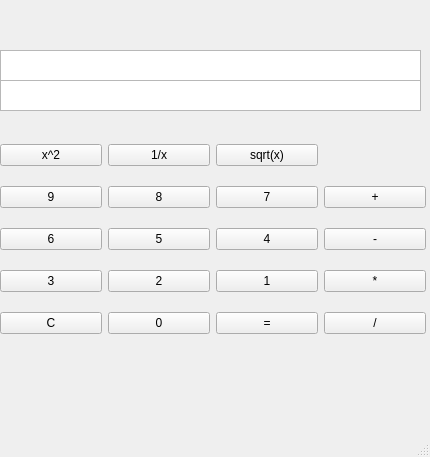
<?xml version="1.0" encoding="UTF-8"?>
<ui version="4.0">
 <class>MainWindow</class>
 <widget class="QMainWindow" name="MainWindow">
  <property name="geometry">
   <rect>
    <x>0</x>
    <y>0</y>
    <width>430</width>
    <height>457</height>
   </rect>
  </property>
  <property name="windowTitle">
   <string>MainWindow</string>
  </property>
  <widget class="QWidget" name="centralwidget">
   <widget class="QWidget" name="gridLayoutWidget">
    <property name="geometry">
     <rect>
      <x>0</x>
      <y>130</y>
      <width>426</width>
      <height>221</height>
     </rect>
    </property>
    <layout class="QGridLayout" name="gridLayout">
     <item row="1" column="0">
      <widget class="QPushButton" name="but_9">
       <property name="text">
        <string>9</string>
       </property>
      </widget>
     </item>
     <item row="3" column="4">
      <widget class="QPushButton" name="but_mp">
       <property name="text">
        <string>*</string>
       </property>
      </widget>
     </item>
     <item row="2" column="2">
      <widget class="QPushButton" name="but_5">
       <property name="text">
        <string>5</string>
       </property>
      </widget>
     </item>
     <item row="2" column="4">
      <widget class="QPushButton" name="but_m">
       <property name="text">
        <string>-</string>
       </property>
      </widget>
     </item>
     <item row="1" column="3">
      <widget class="QPushButton" name="but_7">
       <property name="text">
        <string>7</string>
       </property>
      </widget>
     </item>
     <item row="4" column="4">
      <widget class="QPushButton" name="but_div">
       <property name="text">
        <string>/</string>
       </property>
      </widget>
     </item>
     <item row="1" column="4">
      <widget class="QPushButton" name="but_p">
       <property name="text">
        <string>+</string>
       </property>
      </widget>
     </item>
     <item row="2" column="0">
      <widget class="QPushButton" name="but_6">
       <property name="text">
        <string>6</string>
       </property>
      </widget>
     </item>
     <item row="3" column="3">
      <widget class="QPushButton" name="but_1">
       <property name="text">
        <string>1</string>
       </property>
      </widget>
     </item>
     <item row="2" column="3">
      <widget class="QPushButton" name="but_4">
       <property name="text">
        <string>4</string>
       </property>
      </widget>
     </item>
     <item row="3" column="0">
      <widget class="QPushButton" name="but_3">
       <property name="text">
        <string>3</string>
       </property>
      </widget>
     </item>
     <item row="3" column="2">
      <widget class="QPushButton" name="but_2">
       <property name="text">
        <string>2</string>
       </property>
      </widget>
     </item>
     <item row="4" column="3">
      <widget class="QPushButton" name="but_e">
       <property name="text">
        <string>=</string>
       </property>
      </widget>
     </item>
     <item row="4" column="2">
      <widget class="QPushButton" name="but_0">
       <property name="text">
        <string>0</string>
       </property>
      </widget>
     </item>
     <item row="1" column="2">
      <widget class="QPushButton" name="but_8">
       <property name="text">
        <string>8</string>
       </property>
      </widget>
     </item>
     <item row="4" column="0">
      <widget class="QPushButton" name="but_c">
       <property name="text">
        <string>C</string>
       </property>
      </widget>
     </item>
     <item row="0" column="0">
      <widget class="QPushButton" name="square">
       <property name="text">
        <string>x^2</string>
       </property>
      </widget>
     </item>
     <item row="0" column="2">
      <widget class="QPushButton" name="division_by_1">
       <property name="text">
        <string>1/x</string>
       </property>
      </widget>
     </item>
     <item row="0" column="3">
      <widget class="QPushButton" name="radical">
       <property name="text">
        <string>sqrt(x)</string>
       </property>
      </widget>
     </item>
    </layout>
   </widget>
   <widget class="QTextBrowser" name="textBrowser">
    <property name="geometry">
     <rect>
      <x>0</x>
      <y>80</y>
      <width>421</width>
      <height>31</height>
     </rect>
    </property>
   </widget>
   <widget class="QTextBrowser" name="showing_browser">
    <property name="geometry">
     <rect>
      <x>0</x>
      <y>50</y>
      <width>421</width>
      <height>31</height>
     </rect>
    </property>
   </widget>
  </widget>
  <widget class="QMenuBar" name="menubar">
   <property name="geometry">
    <rect>
     <x>0</x>
     <y>0</y>
     <width>430</width>
     <height>22</height>
    </rect>
   </property>
  </widget>
  <widget class="QStatusBar" name="statusbar"/>
 </widget>
 <resources/>
 <connections/>
</ui>
